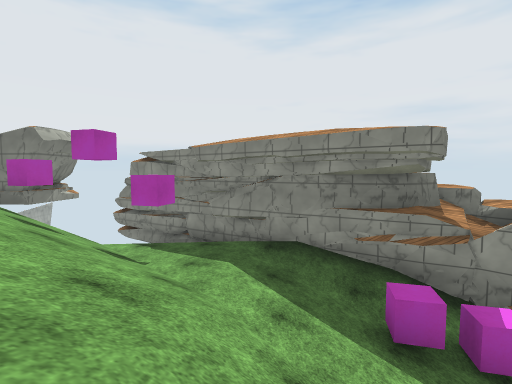
View 1 (above)

23 first-person views from a walk through a Unity game level. The camera is 1.2 m above the floor, tilts 4° down and sees 85° across. The floor is counted in squares, 2 m on a side. Each view is taken from the middle of a square. On the plan, view 1 faces up. The plan holds only what a view shows up to about 9 squares ahead; the rest is blank. The place goes on beyond the plan. The player is left out. Some animated figures are left out. Surface patterns are stand-ins for the level's own textures.

View 2
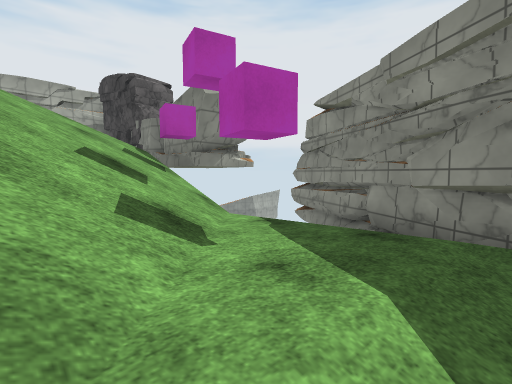

View 3
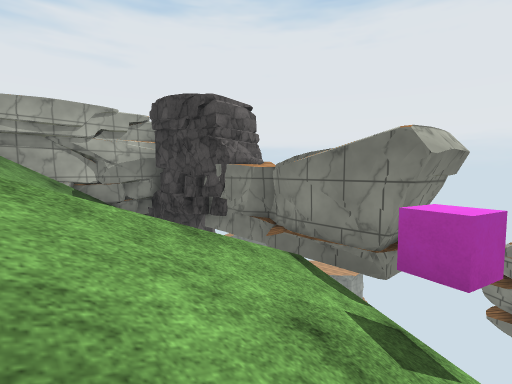

View 4
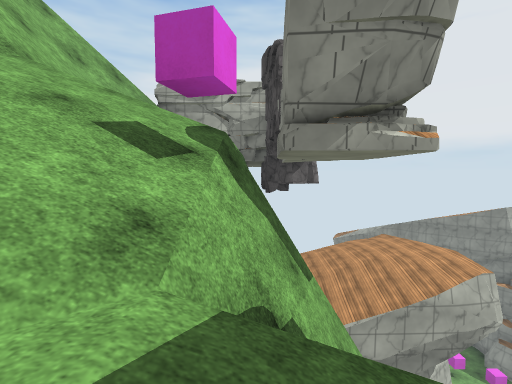

View 5
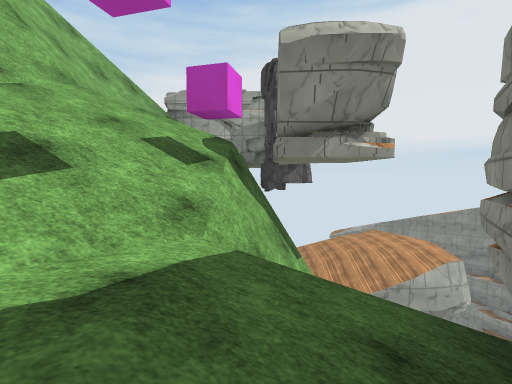

View 6
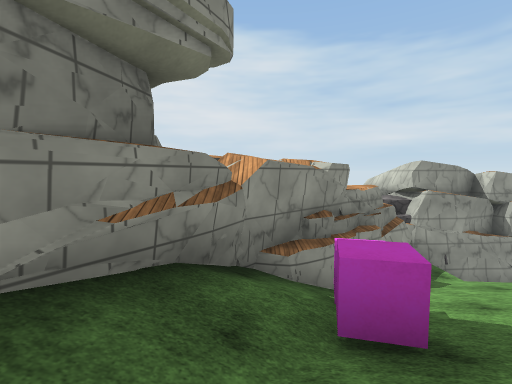

View 7
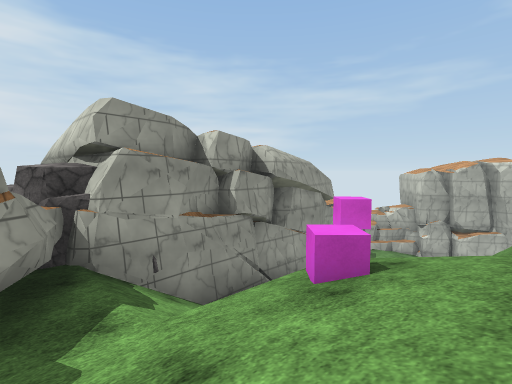

View 8
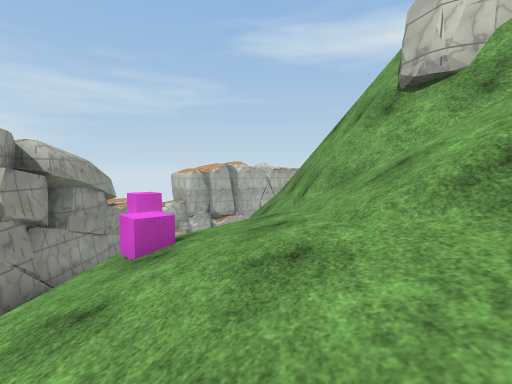

View 9
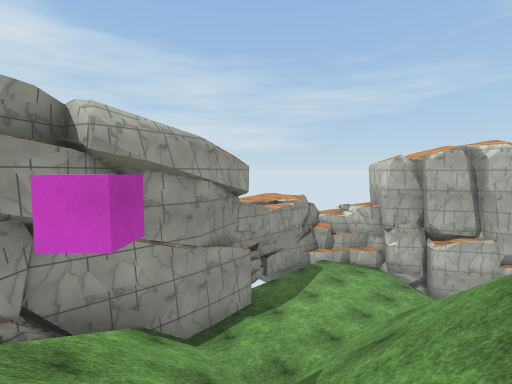

View 10
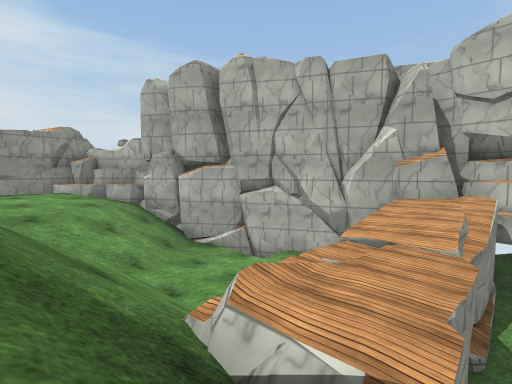

View 11
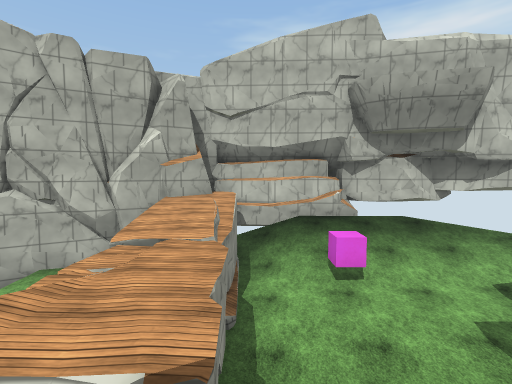

View 12
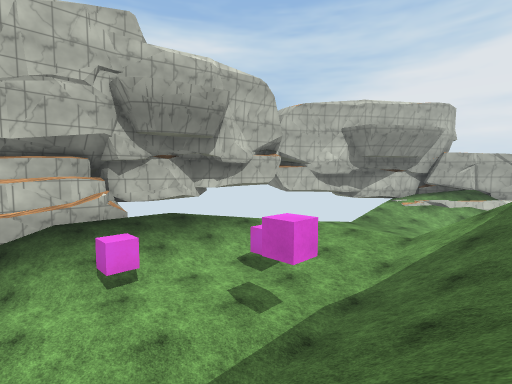

View 13
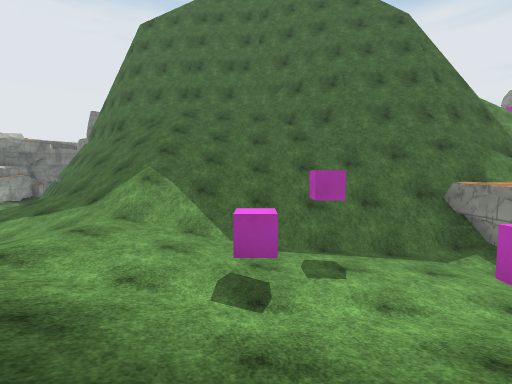

View 14
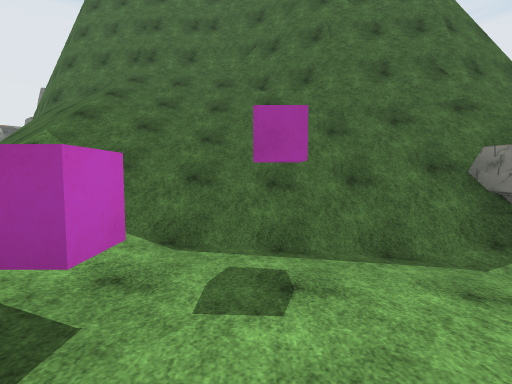

View 15
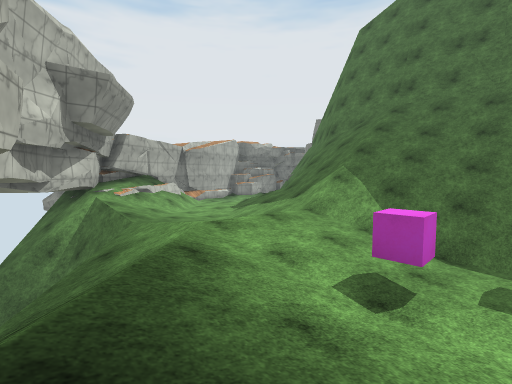

View 16
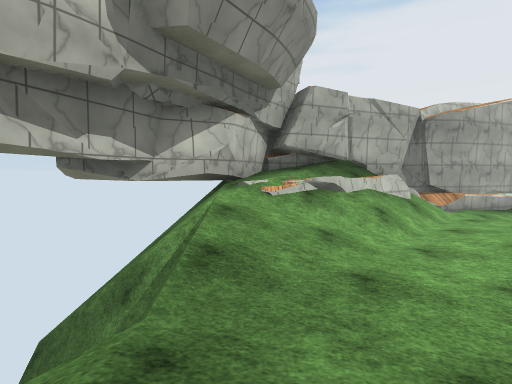

View 17
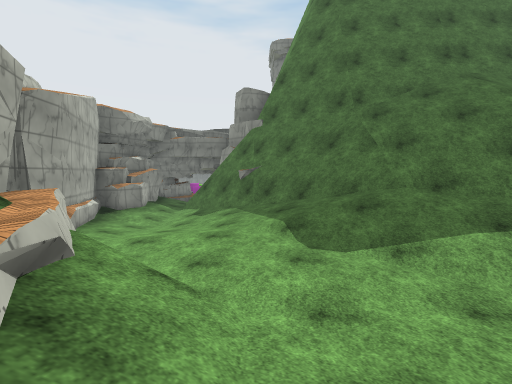

View 18
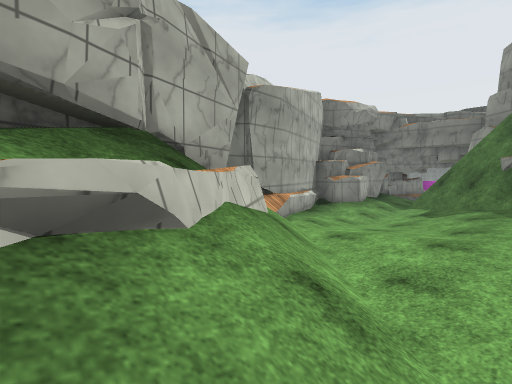

View 19
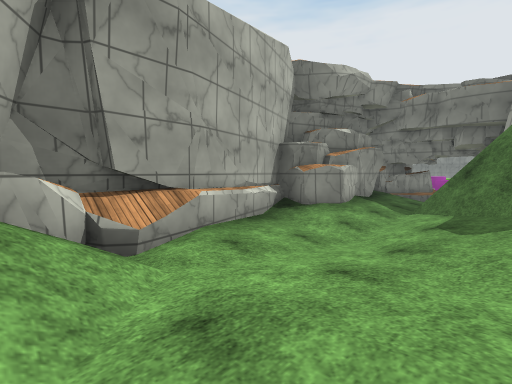

View 20
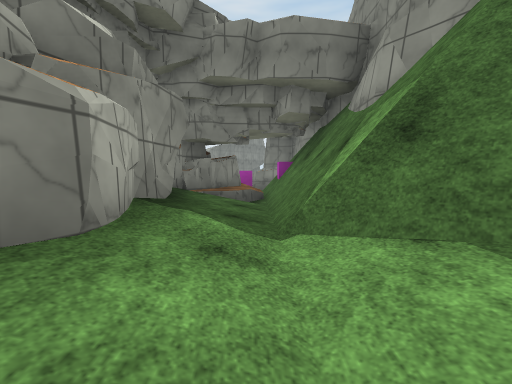

View 21
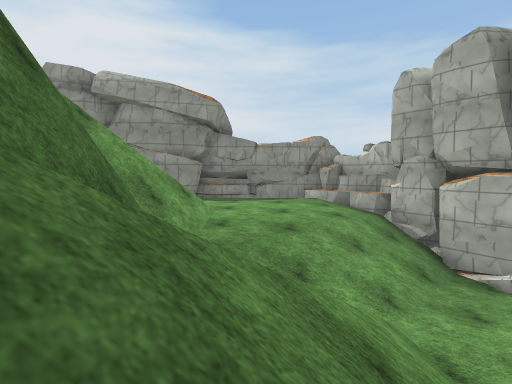

View 22
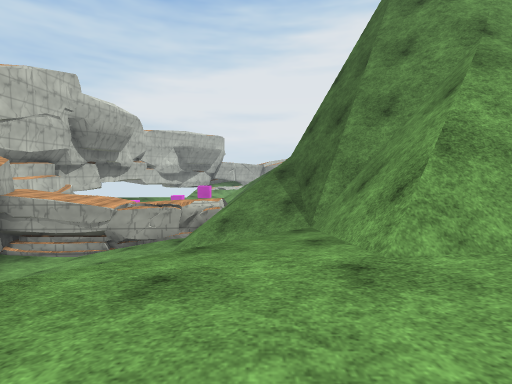

View 23
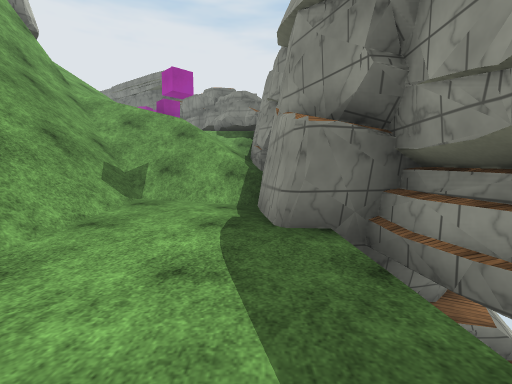

### Floor plan
Key: @ floor where view 1 was taken; # wall or solid block; x gap in a wall; . main floor; - floor 1.5 m lower than the main floor; : floor 1.75 m higher than the main floor; + floor 6.5 m higher than the main floor; * floor 8 m higher than the main floor; % floor 9.75 m higher than the main floor; & floor 11.25 m higher than the main floor; / step, stairs or slope; = window, fence, low wall or low ledge; ^ raised ledge; v drop or lower ground; C pink cube; R rock.
Columns run from 19 left of view 1 to 9 right of it. Each row starts with its distance up from view 1.
 11         vvvv
 10         vvvv
  9         vvvv
  8         RR #   /###
  7        #R######///##
  6        ##RR v###///###
  5        #/    //&/%%%%###
  4        #//   /////%/***#
  3        #//  /////////CC##
  2        ########  /////**##
  1 ####              // //*+##
  0 #--#               @//**//#R
 -1 ##-#               #///C//#
 -2  #-#               ##//// #
 -3  #-##               ##//+/##
 -4 ##--###              #/////#
 -5 #---.##########      #////##
 -6 #---..#v//////##     #v//:##
 -7 ##--...#///////##   ###v/::##
 -8  #-...//////////########/:::#
 -9  #//../////////////////::::v#
-10  ##=/..///////////^/////:::##
-11   ##//....::...--/#/..///::##
-12   ##=/....::....--##...///^#
-13   ###//...::.C...-##....###
-14    ##xvvv/////..C.##..###
-15    v-vv  v////:://#####
-16     vvv   v//::://##
-17             v######

Positions as (right, up) in squares from view 1, and headings:
1: (0, 0), facing up
2: (0, 3), facing up-left
3: (-4, 3), facing up-left
4: (-2, 6), facing left
5: (-1, 6), facing left
6: (0, 4), facing right
7: (3, 1), facing down-right
8: (3, 2), facing down
9: (3, -3), facing down-right
10: (-2, -9), facing down-right
11: (-2, -9), facing down
12: (-2, -9), facing down-left
13: (-6, -16), facing up
14: (-5, -14), facing up
15: (-5, -16), facing up-left
16: (-10, -13), facing left
17: (-14, -13), facing up
18: (-14, -12), facing up-left
19: (-15, -9), facing up-left
20: (-17, -5), facing up
21: (-1, -9), facing right
22: (7, -9), facing left
23: (7, -10), facing up
